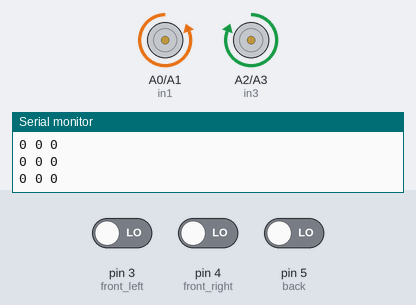
This sketch was run on a simulated Arduino Uno, built with avr-gcc and run on an emulated ATmega328P. Parts: motor-driver pin pairs drawn as motors (green arrow = first pin HIGH = forward, orange = second pin HIGH = backward, longer = more drive), the last lines printed to the serial monitor. Inputs (shaded band) come from the test bench; at power-on: pin 3 (front_left) LOW, pin 4 (front_right) LOW, pin 5 (back) LOW.

Above: at 6.8 s.
6.9 s: pin 3 (front_left) driven HIGH and pin 4 (front_right) driven HIGH
At 10.1 s:
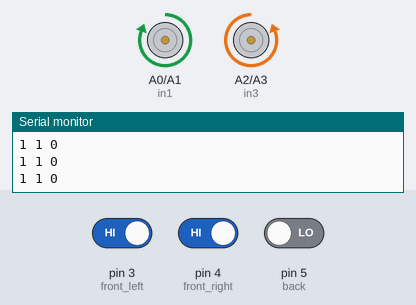
10.8 s: pin 3 (front_left) driven LOW
At 12.2 s:
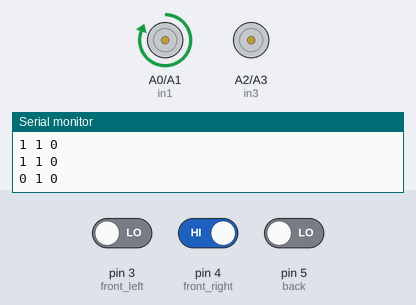
15.3 s: pin 3 (front_left) driven HIGH
At 16.3 s:
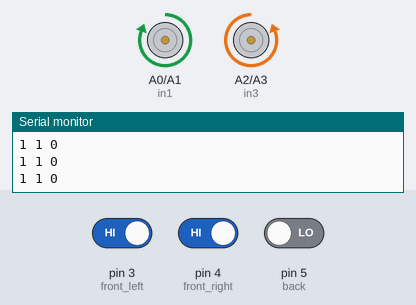
19.2 s: pin 4 (front_right) driven LOW
At 20.6 s:
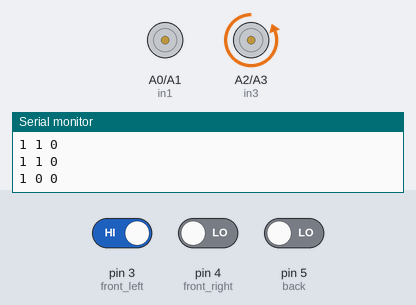
Timing chart, 0 to 24.7 s (numbered marks = the images above; inputs shaded):
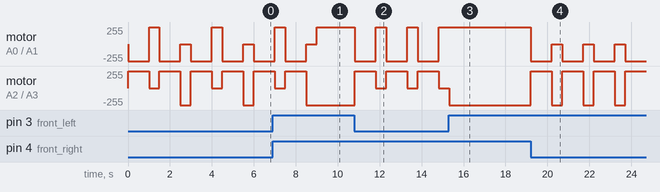

Measured:
- after the input at 6.9 s, motor on A2 (in3) / A3 (in4): goes on until 8.5 s, then stays backward 255/255
- after the input at 10.8 s, motor on A0 (in1) / A1 (in2): alternates forward 255/255 for 0.50 s and backward 255/255 for 1.0 s, starting at once; motor on A2 (in3) / A3 (in4): alternates forward 255/255 for 1.0 s and stopped for 0.50 s, starting at once
- after the input at 15.3 s, motor on A0 (in1) / A1 (in2): stops changing and stays forward 255/255
- after the input at 19.2 s, motor on A0 (in1) / A1 (in2): alternates backward 255/255 for 1.0 s and stopped for 0.50 s, starting at once; motor on A2 (in3) / A3 (in4): alternates forward 255/255 for 1.0 s and backward 255/255 for 0.50 s, starting at once

The sketch:

smartCar.ino
```cpp
#define in1 A0 //L298n Motor Driver pins.
#define in2 A1
#define in3 A2
#define in4 A3


//IR PINS
int front_left = 3;
int front_right = 4;
int back = 5;

int wheel_speed = 128;


int d=1000;
void setup() {
  // put your setup code here, to run once:
  pinMode(in1, OUTPUT);
  pinMode(in2, OUTPUT);
  pinMode(in3, OUTPUT);
  pinMode(in4, OUTPUT);
  pinMode(front_left, INPUT);
  pinMode(front_right, INPUT);
  pinMode(back, INPUT);
  Serial.begin(9600);
}

void loop() {
  forward();
  int IR[3];

  //CALL IR FUNCTION
  read_IR_data(IR);


  //PRINT IR DATA
  Serial.print(IR[0]);
  Serial.print(" ");
  Serial.print(IR[1]);
  Serial.print(" ");
  Serial.println(IR[2]);

  if(!IR[0]){
    backward();
    delay(1000);
    right();
  }
  if(!IR[1]){
    backward();
    delay(1000);
    left();
  }
  if(!IR[2]){
    forward();
  }


  // put your main code here, to run repeatedly:
//  delay(5*d);
//  forward();
//  delay(d);
//  left();
//  delay(d);
//  backward();
//  delay(d);
//  right();
//  delay(d);
//  stop();

}

void read_IR_data(int *ir){
  ir[0] = digitalRead(front_left);
  ir[1] = digitalRead(front_right);
  ir[2] = digitalRead(back);
  delay(1);
  return;
}

void stop(){
  analogWrite(in1,120);
  analogWrite(in2,120);
  analogWrite(in3,120);
  analogWrite(in4,120);
}

void forward(){
  analogWrite(in1,wheel_speed);
  analogWrite(in2,120);
  analogWrite(in3,120);
  analogWrite(in4,wheel_speed);
}

void backward(){
  analogWrite(in1,120);
  analogWrite(in2,wheel_speed);
  analogWrite(in3,wheel_speed);
  analogWrite(in4,120);
}

void left(){
  analogWrite(in1,120);
  analogWrite(in2,120);
  analogWrite(in3,120);
  analogWrite(in4,wheel_speed);
  delay(0.5*d);
  forward();
}

void right(){
  analogWrite(in1,wheel_speed);
  analogWrite(in2,0);
  analogWrite(in3,0);
  analogWrite(in4,0);
  delay(0.5*d);
  forward();
}
```
